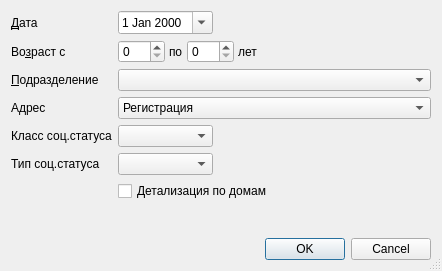
<?xml version="1.0" encoding="UTF-8"?>
<ui version="4.0">
 <class>PopulationStructureSetupDialog</class>
 <widget class="QDialog" name="PopulationStructureSetupDialog">
  <property name="windowModality">
   <enum>Qt::ApplicationModal</enum>
  </property>
  <property name="geometry">
   <rect>
    <x>0</x>
    <y>0</y>
    <width>442</width>
    <height>271</height>
   </rect>
  </property>
  <property name="windowTitle">
   <string>параметры отчёта</string>
  </property>
  <property name="sizeGripEnabled">
   <bool>true</bool>
  </property>
  <layout class="QGridLayout" name="gridLayout">
   <item row="8" column="2" colspan="2">
    <widget class="QDialogButtonBox" name="buttonBox">
     <property name="orientation">
      <enum>Qt::Horizontal</enum>
     </property>
     <property name="standardButtons">
      <set>QDialogButtonBox::Cancel|QDialogButtonBox::Ok</set>
     </property>
    </widget>
   </item>
   <item row="4" column="0">
    <widget class="QLabel" name="lblSocStatusClass">
     <property name="text">
      <string>Класс соц.статуса</string>
     </property>
     <property name="buddy">
      <cstring>cmbSocStatusClass</cstring>
     </property>
    </widget>
   </item>
   <item row="1" column="1" colspan="2">
    <widget class="QFrame" name="frmAge">
     <property name="frameShape">
      <enum>QFrame::NoFrame</enum>
     </property>
     <property name="frameShadow">
      <enum>QFrame::Raised</enum>
     </property>
     <layout class="QHBoxLayout">
      <property name="spacing">
       <number>4</number>
      </property>
      <property name="margin">
       <number>0</number>
      </property>
      <item>
       <widget class="QSpinBox" name="edtAgeFrom">
        <property name="sizePolicy">
         <sizepolicy hsizetype="Preferred" vsizetype="Fixed">
          <horstretch>0</horstretch>
          <verstretch>0</verstretch>
         </sizepolicy>
        </property>
        <property name="maximum">
         <number>150</number>
        </property>
       </widget>
      </item>
      <item>
       <widget class="QLabel" name="lblAgeTo">
        <property name="text">
         <string>по</string>
        </property>
        <property name="buddy">
         <cstring>edtAgeTo</cstring>
        </property>
       </widget>
      </item>
      <item>
       <widget class="QSpinBox" name="edtAgeTo">
        <property name="sizePolicy">
         <sizepolicy hsizetype="Preferred" vsizetype="Fixed">
          <horstretch>0</horstretch>
          <verstretch>0</verstretch>
         </sizepolicy>
        </property>
        <property name="maximum">
         <number>150</number>
        </property>
       </widget>
      </item>
      <item>
       <widget class="QLabel" name="lblAgeYears">
        <property name="text">
         <string>лет</string>
        </property>
        <property name="buddy">
         <cstring>edtAgeTo</cstring>
        </property>
       </widget>
      </item>
      <item>
       <spacer>
        <property name="orientation">
         <enum>Qt::Horizontal</enum>
        </property>
        <property name="sizeHint" stdset="0">
         <size>
          <width>21</width>
          <height>20</height>
         </size>
        </property>
       </spacer>
      </item>
     </layout>
    </widget>
   </item>
   <item row="7" column="2">
    <spacer name="verticalSpacer">
     <property name="orientation">
      <enum>Qt::Vertical</enum>
     </property>
     <property name="sizeHint" stdset="0">
      <size>
       <width>20</width>
       <height>40</height>
      </size>
     </property>
    </spacer>
   </item>
   <item row="0" column="0">
    <widget class="QLabel" name="lblEndDate">
     <property name="text">
      <string>&amp;Дата</string>
     </property>
     <property name="buddy">
      <cstring>edtEndDate</cstring>
     </property>
    </widget>
   </item>
   <item row="0" column="1">
    <widget class="CDateEdit" name="edtEndDate">
     <property name="calendarPopup">
      <bool>true</bool>
     </property>
    </widget>
   </item>
   <item row="0" column="3">
    <spacer>
     <property name="orientation">
      <enum>Qt::Horizontal</enum>
     </property>
     <property name="sizeHint" stdset="0">
      <size>
       <width>61</width>
       <height>20</height>
      </size>
     </property>
    </spacer>
   </item>
   <item row="1" column="0">
    <widget class="QLabel" name="lblAge">
     <property name="text">
      <string>Во&amp;зраст с</string>
     </property>
     <property name="buddy">
      <cstring>edtAgeFrom</cstring>
     </property>
    </widget>
   </item>
   <item row="2" column="0">
    <widget class="QLabel" name="lblOrgStructure">
     <property name="text">
      <string>&amp;Подразделение</string>
     </property>
     <property name="buddy">
      <cstring>cmbOrgStructure</cstring>
     </property>
    </widget>
   </item>
   <item row="3" column="0">
    <widget class="QLabel" name="lblAddressOrgStructureType">
     <property name="text">
      <string>Адрес</string>
     </property>
     <property name="buddy">
      <cstring>cmbAddressOrgStructureType</cstring>
     </property>
    </widget>
   </item>
   <item row="3" column="1" colspan="3">
    <widget class="QComboBox" name="cmbAddressOrgStructureType">
     <property name="enabled">
      <bool>true</bool>
     </property>
     <property name="sizePolicy">
      <sizepolicy hsizetype="Expanding" vsizetype="Fixed">
       <horstretch>0</horstretch>
       <verstretch>0</verstretch>
      </sizepolicy>
     </property>
     <item>
      <property name="text">
       <string>Регистрация</string>
      </property>
     </item>
     <item>
      <property name="text">
       <string>Проживание</string>
      </property>
     </item>
     <item>
      <property name="text">
       <string>Регистрация или проживание</string>
      </property>
     </item>
     <item>
      <property name="text">
       <string>Прикрепление</string>
      </property>
     </item>
     <item>
      <property name="text">
       <string>Регистрация или прикрепление</string>
      </property>
     </item>
     <item>
      <property name="text">
       <string>Проживание или прикрепление</string>
      </property>
     </item>
     <item>
      <property name="text">
       <string>Регистрация, проживание или прикрепление</string>
      </property>
     </item>
    </widget>
   </item>
   <item row="6" column="1" colspan="2">
    <widget class="QCheckBox" name="chkDetalizeByHouses">
     <property name="text">
      <string>Детализация по домам</string>
     </property>
    </widget>
   </item>
   <item row="8" column="0" colspan="2">
    <spacer name="horizontalSpacer_2">
     <property name="orientation">
      <enum>Qt::Horizontal</enum>
     </property>
     <property name="sizeHint" stdset="0">
      <size>
       <width>40</width>
       <height>20</height>
      </size>
     </property>
    </spacer>
   </item>
   <item row="5" column="1">
    <widget class="CRBComboBox" name="cmbSocStatusType"/>
   </item>
   <item row="4" column="1">
    <widget class="CSocStatusComboBox" name="cmbSocStatusClass"/>
   </item>
   <item row="5" column="0">
    <widget class="QLabel" name="lblSocStatusType">
     <property name="text">
      <string>Тип соц.статуса</string>
     </property>
     <property name="buddy">
      <cstring>cmbSocStatusType</cstring>
     </property>
    </widget>
   </item>
   <item row="2" column="1" colspan="3">
    <widget class="COrgStructureComboBox" name="cmbOrgStructure">
     <property name="sizePolicy">
      <sizepolicy hsizetype="Expanding" vsizetype="Fixed">
       <horstretch>0</horstretch>
       <verstretch>0</verstretch>
      </sizepolicy>
     </property>
     <property name="minimumSize">
      <size>
       <width>107</width>
       <height>0</height>
      </size>
     </property>
     <property name="maximumSize">
      <size>
       <width>16777215</width>
       <height>16777215</height>
      </size>
     </property>
    </widget>
   </item>
   <item row="6" column="3">
    <spacer name="horizontalSpacer">
     <property name="orientation">
      <enum>Qt::Horizontal</enum>
     </property>
     <property name="sizeHint" stdset="0">
      <size>
       <width>40</width>
       <height>20</height>
      </size>
     </property>
    </spacer>
   </item>
  </layout>
 </widget>
 <customwidgets>
  <customwidget>
   <class>CDateEdit</class>
   <extends>QDateEdit</extends>
   <header>library/DateEdit</header>
  </customwidget>
  <customwidget>
   <class>COrgStructureComboBox</class>
   <extends>QComboBox</extends>
   <header>Orgs/OrgStructComboBoxes.h</header>
  </customwidget>
  <customwidget>
   <class>CRBComboBox</class>
   <extends>QComboBox</extends>
   <header>library/crbcombobox.h</header>
  </customwidget>
  <customwidget>
   <class>CSocStatusComboBox</class>
   <extends>QComboBox</extends>
   <header>Registry/SocStatusComboBox.h</header>
  </customwidget>
 </customwidgets>
 <tabstops>
  <tabstop>edtEndDate</tabstop>
  <tabstop>edtAgeFrom</tabstop>
  <tabstop>edtAgeTo</tabstop>
  <tabstop>cmbOrgStructure</tabstop>
  <tabstop>cmbAddressOrgStructureType</tabstop>
 </tabstops>
 <resources/>
 <connections>
  <connection>
   <sender>buttonBox</sender>
   <signal>accepted()</signal>
   <receiver>PopulationStructureSetupDialog</receiver>
   <slot>accept()</slot>
   <hints>
    <hint type="sourcelabel">
     <x>116</x>
     <y>139</y>
    </hint>
    <hint type="destinationlabel">
     <x>102</x>
     <y>90</y>
    </hint>
   </hints>
  </connection>
  <connection>
   <sender>buttonBox</sender>
   <signal>rejected()</signal>
   <receiver>PopulationStructureSetupDialog</receiver>
   <slot>reject()</slot>
   <hints>
    <hint type="sourcelabel">
     <x>229</x>
     <y>139</y>
    </hint>
    <hint type="destinationlabel">
     <x>236</x>
     <y>76</y>
    </hint>
   </hints>
  </connection>
 </connections>
</ui>
